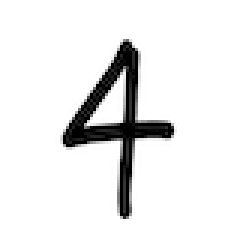
#> input picture test4.png, 80 x 80 px (shown 3 times larger)
$ python preprocess.py
#> lines starting #> are read from the running program, lines starting #| are printed output that depends on the picture; after the words box and inside, x2 and y2 are one past the last pixel; in counts of white or black regions, pixels touching at a corner belong together
import cv2 as cv
import numpy as np
from matplotlib import pyplot as plt


def binarization(img):  # reduce channel to 1 and binarize each grey scaled pixel.
    ret, thresh = cv.threshold(img, 127, 255, cv.THRESH_BINARY)
    return thresh

def ada_binarization(img):
    return cv.adaptiveThreshold(img,255,cv.ADAPTIVE_THRESH_MEAN_C,cv.THRESH_BINARY,11,2)

def noise_remove(img, h):  # h is the parameter that determines how strong the filter is.
    dst = cv.fastNlMeansDenoising(img,None,h,21,7)
    return dst

def thinning(img):
    d_kernel = cv.getStructuringElement(cv.MORPH_RECT, (2, 2))
    e_kernel = cv.getStructuringElement(cv.MORPH_RECT, (1, 1))
    dilation = cv.dilate(img, d_kernel, iterations=1)
    erosion = cv.erode(dilation, e_kernel, iterations=1)
    return erosion

def skel(img):
    skeleton = np.zeros(img.shape,np.uint8)
    element = cv.getStructuringElement(cv.MORPH_RECT, (3, 3))
    img = cv.bitwise_not(img)
    while True:
        open = cv.morphologyEx(img, cv.MORPH_OPEN, element)
        temp = cv.subtract(img, open)
        eroded = cv.erode(img, element)
        skeleton = cv.bitwise_or(skeleton, temp)
        img = eroded.copy()
        if cv.countNonZero(img) == 0:
            break
    skeleton = cv.bitwise_not(skeleton)
    return skeleton

def center_and_resize(img,threshold,new_size,character_size):

    def center_of_mass(img):  # find the center of mass(black dots) of the image
        h,w = img.shape[0],img.shape[1]
        x = 0
        y = 0
        total = 0

        for i in range(h):
            for j in range(w):
                temp = img[j,i]
                if temp > threshold:
                    continue
                total += 1
                x += j
                y += i

        center_x = x//total
        center_y = y//total

        if total <= 0:
            center_x = int(w * 0.5)
            center_y = int(h * 0.5)

        return center_x,center_y

    def bounding_box(img, threshold):  # find the boundaries of the black area
        h,w = img.shape[0],img.shape[1]
        x_min = w-1
        x_max = 0
        y_min = h-1
        y_max = 0

        for i in range(h):
            for j in range(w):
                temp = img[j,i]
                if temp > threshold:
                    continue

                x_min = min(j,x_min)
                x_max = max(j,x_max)
                y_min = min(i,y_min)
                y_max = max(i,y_max)

        return x_min,x_max,y_min,y_max

    def cropping_box(img,rect,pt):  # find the smallest square centered at the center of mass
        h,w = img.shape[0],img.shape[1]
        size = max(h,w)
        min_r = size
        for r in range(size):
            x1 = pt[0] - r
            x2 = pt[0] + r
            y1 = pt[1] - r
            y2 = pt[1] + r

            xc1 = rect[0]
            xc2 = rect[1] + 1
            yc1 = rect[2]
            yc2 = rect[3] + 1

            if x1 > xc1: continue
            if y1 > yc1: continue
            if x2 < xc2: continue
            if y2 < yc2: continue

            min_r = r
            break

        new_x_min = pt[0] - min_r
        new_y_min = pt[1] - min_r
        new_x_max = pt[0] + min_r
        new_y_max = pt[1] + min_r
        return img[new_y_min:new_y_max,new_x_min:new_x_max]

    def downscale(img,character_size):
        return cv.resize(img,(character_size,character_size),interpolation=cv.INTER_AREA)

    def pad(img,shape):
        h,w = img.shape[0],img.shape[1]
        left = (shape-w)//2
        top = (shape-h)//2
        right = left if not (shape - w) & 2 else left + 1
        bottom = top if not (shape - h) & 2 else top + 1
        return cv.copyMakeBorder(img,top,bottom,left,right,cv.BORDER_CONSTANT,None,255)

    pt = center_of_mass(img)
    boundaries = bounding_box(img,threshold)
    cropped = cropping_box(img,boundaries,pt)
    scaled = downscale(cropped,character_size)
    padded = pad(scaled,new_size)
    return padded


def preprocess_procedure_1(img,threshold,size,ch_size):  # binarization -> noise remove -> thinning -> cropping
    img = np.array(img) if not isinstance(img,type(np.array([]))) else img
    img = cv.cvtColor(img, cv.COLOR_BGR2GRAY)
    thresh = binarization(img)
    noised = noise_remove(thresh,10)
    thinned = thinning(noised)
    processed = center_and_resize(thinned,threshold,size,ch_size)
    return processed


def preprocess_procedure_2(img,threshold,size,ch_size):  # binarization -> noise remove -> skeletonization -> cropping
    img = np.array(img) if not isinstance(img, type(np.array([]))) else img
    img = cv.cvtColor(img, cv.COLOR_BGR2GRAY)
    thresh = binarization(img)
    noised = noise_remove(thresh, 10)
    thinned = skel(noised)
    processed = center_and_resize(thinned,threshold,size,ch_size)
    return processed


def preprocess_procedure_3(img,threshold,size,ch_size):  # cropping -> binarization -> noise remove -> thinning
    img = np.array(img) if not isinstance(img, type(np.array([]))) else img
    img = cv.cvtColor(img, cv.COLOR_BGR2GRAY)
    rescaled = center_and_resize(img,threshold,size,ch_size)
    thresh = binarization(rescaled)
    noised = noise_remove(thresh, 10)
    processed = thinning(noised)
    return processed


def preprocess_procedure_4(img,threshold,size,ch_size):  # cropping -> binarization -> noise remove -> skeletonization
    img = np.array(img) if not isinstance(img, type(np.array([]))) else img
    img = cv.cvtColor(img, cv.COLOR_BGR2GRAY)
    rescaled = center_and_resize(img,threshold,size,ch_size)
    thresh = binarization(rescaled)
    noised = noise_remove(thresh, 10)
    processed = skel(noised)
    return processed

def vanilla(img,threshold,size,ch_size):
    img = np.array(img) if not isinstance(img, type(np.array([]))) else img
    img = cv.cvtColor(img, cv.COLOR_BGR2GRAY)
    img = center_and_resize(img,threshold,size,ch_size)
    return img


if __name__ == "__main__":
    img = cv.imread("test4.png")
#> img is the input picture: shape (80, 80, 3); min 0, max 255, mean 233.8
    proc1 = preprocess_procedure_1(img,177,25,25)
#> in binarization, `ret, thresh = cv.threshold(img, 127, 255, cv.THRESH_BINARY)`:
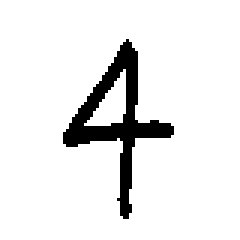
#> thresh: shape (80, 80) (shown 3 times larger); 91.7% white; 1 black region, box (x1, y1, x2, y2) and area: (21, 13, 58, 73) 533
#> in thinning, `dilation = cv.dilate(img, d_kernel, iterations=1)`:
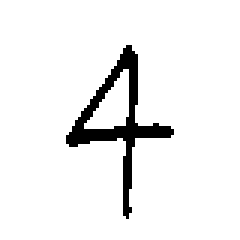
#> dilation: shape (80, 80) (shown 3 times larger); 93.8% white; 1 black region, box (x1, y1, x2, y2) and area: (22, 15, 58, 73) 395
#> after the loop in center_of_mass, `for i in range(h):`: total = 395; x = 15819; y = 15441
#> in center_of_mass, `center_x = x//total`: center_x = 40
#> in center_of_mass, `center_y = y//total`: center_y = 39
#> in center_and_resize, `pt = center_of_mass(img)`: pt = (40, 39)
#> in center_and_resize, `boundaries = bounding_box(img,threshold)`: boundaries = (15, 72, 22, 57)
#> the loop in cropping_box, `for r in range(size):` made 34 passes
#> (x1, y1) on passes 1 to 12: (40, 39), (39, 38), (38, 37), (37, 36), (36, 35), (35, 34), (34, 33), (33, 32), (32, 31), (31, 30), (30, 29), (29, 28)
#> in cropping_box, `new_x_min = pt[0] - min_r`: new_x_min = 7
#> in cropping_box, `new_y_min = pt[1] - min_r`: new_y_min = 6
#> in cropping_box, `new_x_max = pt[0] + min_r`: new_x_max = 73
#> in cropping_box, `new_y_max = pt[1] + min_r`: new_y_max = 72
#> in cropping_box, `return img[new_y_min:new_y_max,new_x_min:new_x_max]`: returned value: shape (66, 66); 91% white; 1 black region, box (x1, y1, x2, y2) and area: (15, 9, 51, 66) 394
    print(proc1.shape)
#| (25, 25)
    proc2 = preprocess_procedure_2(img,177,28,20)
#> the loop in skel, `while True:` made 3 passes
#> pass 1, in skel, `temp = cv.subtract(img, open)`:
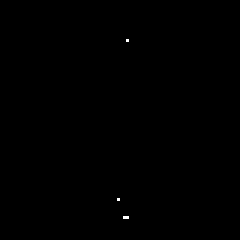
#> temp: shape (80, 80) (shown 3 times larger); 0.06% white in thin lines or dots, all inside (x1, y1, x2, y2) = (39, 13, 43, 73)
#> pass 1, in skel, `eroded = cv.erode(img, element)`:
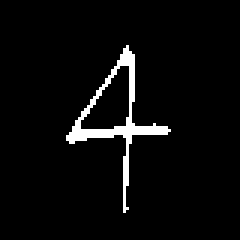
#> eroded: shape (80, 80) (shown 3 times larger); 4% white; 1 white region, box (x1, y1, x2, y2) and area: (22, 15, 57, 71) 259
#> after the loop in skel, `while True:`: img: shape (80, 80); every value is 0
#> after the loop in skel, `while True:`:
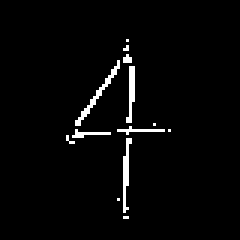
#> skeleton: shape (80, 80) (shown 3 times larger); 2.6% white in thin lines or dots, all inside (x1, y1, x2, y2) = (22, 13, 57, 73)
#> the loop in cropping_box (call 2), `for r in range(size):` made 35 passes
#> in cropping_box (call 2), `return img[new_y_min:new_y_max,new_x_min:new_x_max]`: returned value: shape (68, 68); 96.4% white; black in thin lines or dots, all inside (x1, y1, x2, y2) = (17, 9, 52, 67)
    proc3 = preprocess_procedure_3(img,177,28,20)
#> call 3 of cropping_box, with rect = (13, 72, 21, 57), pt = (40, 38)
#> the loop in cropping_box (call 3), `for r in range(size):` made 34 passes
#> (x1, y1) on passes 1 to 12: (40, 38), (39, 37), (38, 36), (37, 35), (36, 34), (35, 33), (34, 32), (33, 31), (32, 30), (31, 29), (30, 28), (29, 27)
#> x1 on pass 13: 28
#> in cropping_box (call 3), `return img[new_y_min:new_y_max,new_x_min:new_x_max]`:
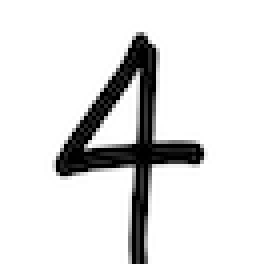
#> returned value: shape (66, 66) (shown 4 times larger); min 0, max 255, mean 224.2
#> in binarization (call 3), `ret, thresh = cv.threshold(img, 127, 255, cv.THRESH_BINARY)`: thresh: shape (28, 28); 93.9% white; black in thin lines or dots, all inside (x1, y1, x2, y2) = (8, 7, 19, 24)
#> in thinning (call 2), `dilation = cv.dilate(img, d_kernel, iterations=1)`:
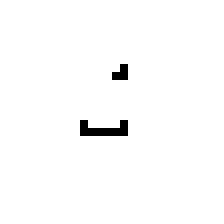
#> dilation: shape (28, 28) (shown 8 times larger); 98.6% white; black in thin lines or dots, all inside (x1, y1, x2, y2) = (10, 8, 16, 17)
    proc4 = preprocess_procedure_4(img,177,28,20)
    original = vanilla(img,177,28,20)
    titles = ['Original Image', 'proc1', 'proc2', 'proc3', 'proc4', 'vanilla']
    images = [img, proc1, proc2, proc3, proc4, original]
    for i in range(6):
        plt.subplot(2, 3, i + 1), plt.imshow(images[i], 'gray', vmin=0, vmax=255)
        plt.title(titles[i])
        plt.xticks([]), plt.yticks([])
    plt.show()

$ run again, with test8.png copied over test4.png
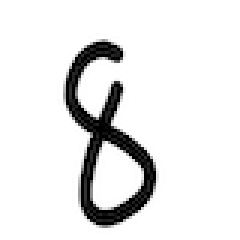
#> input picture test8.png, 80 x 80 px (shown 3 times larger)
#> img is the input picture: shape (80, 80, 3); min 0, max 255, mean 231.2
#> thresh: shape (80, 80); 90.6% white; 1 black region, box (x1, y1, x2, y2) and area: (22, 14, 52, 75) 602
#> dilation: shape (80, 80); 93.3% white; 1 black region, box (x1, y1, x2, y2) and area: (23, 15, 52, 75) 431
#> after the loop in center_of_mass, `for i in range(h):`: total = 431; x = 20040; y = 15295
#> center_x = 46
#> center_y = 35
#> pt = (46, 35)
#> boundaries = (15, 74, 23, 51)
#> the loop in cropping_box, `for r in range(size):` made 32 passes
#> (x1, y1) on passes 1 to 8: (46, 35), (45, 34), (44, 33), (43, 32), (42, 31), (41, 30), (40, 29), (39, 28)
#> new_x_min = 15
#> new_y_min = 4
#> new_x_max = 77
#> new_y_max = 66
#| (25, 25)
#> after the loop in skel, `while True:`:
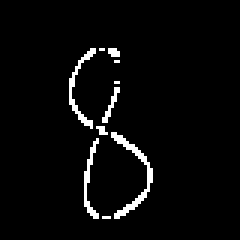
#> skeleton: shape (80, 80) (shown 3 times larger); 3.5% white in thin lines or dots, all inside (x1, y1, x2, y2) = (23, 16, 51, 73)
#> the loop in cropping_box (call 2), `for r in range(size):` made 31 passes
#> thresh: shape (28, 28); 93.4% white; black in thin lines or dots, all inside (x1, y1, x2, y2) = (7, 8, 16, 24)
#> dilation: shape (28, 28); 98.7% white; black in thin lines or dots, all inside (x1, y1, x2, y2) = (8, 9, 15, 23)
#> the loop in skel (call 2), `while True:` made 2 passes
#> pass 1, in skel (call 2), `temp = cv.subtract(img, open)`:
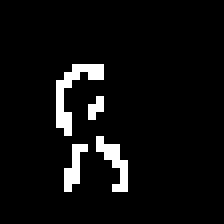
#> temp: shape (28, 28) (shown 8 times larger); 5.5% white in thin lines or dots, all inside (x1, y1, x2, y2) = (7, 8, 16, 24)
